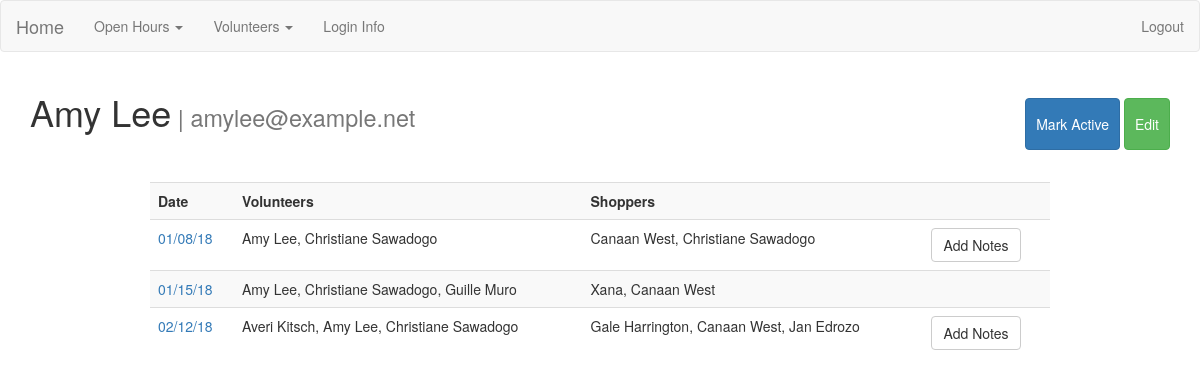
Page /volunteers/4 (signed in) on the earlier database version.
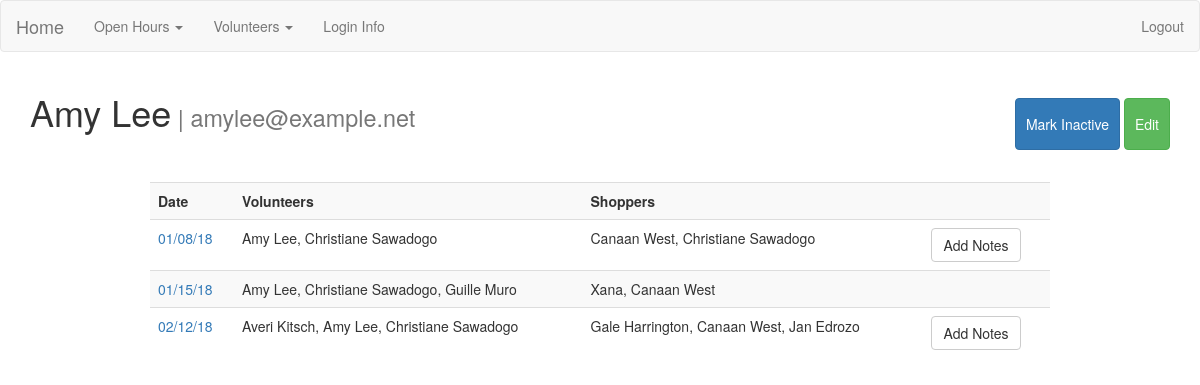
Same page on the later database version.
### app/volunteers/views.py (the view)
@volunteers_blueprint.route('/<string:id>')
@admin_logged_in
def show_volunteer(id):
    volunteer = Volunteer.query.get(id)
    openhours = volunteer.openhours
    return render_template('volunteer.html', volunteer=volunteer, openhours=openhours)

### app/login_helpers.py (called while the page is built)
def admin_logged_in(f):
    @wraps(f)
    def wrap(*args, **kwargs):
        if 'user' in session and session['user']=='admin':
            return f(*args, **kwargs)
        else:
            flash('You must have admin privileges to complete this action', 'danger')
            return redirect(url_for('index'))
    return wrap

### app/volunteers/templates/volunteer.html
{% extends 'layout.html' %}
{% block body %}
<div class="header-inline">
  <h1>{{ volunteer.name }}<small> | {{ volunteer.email }} </small></h1>
  <div>
    {% if volunteer.active == True %}
      <a class="btn btn-primary" href="{{url_for('volunteers.change_status', id=volunteer.id)}}">Mark Inactive</a>
    {% else %}
      <a class="btn btn-primary" href="{{url_for('volunteers.change_status', id=volunteer.id)}}">Mark Active</a>
    {% endif %}
    <a class="btn btn-success" href="{{url_for('volunteers.edit_volunteer', id=volunteer.id)}}">Edit</a>
  </div>
</div>
</div>
  <table class="table table-striped">
    <tr>
      <th>Date</th>
      <th>Volunteers</th>
      <th>Shoppers</th>
      <th></th>
    </tr>
    {% for openhour in openhours %}
      <tr>
        <td><a href="{{url_for('openhours.show_openhour', id=openhour.id)}}">{{ openhour.date.strftime('%m/%d/%y') }}</a></td>
        <td>
          {% for volunteer in openhour.volunteers %}
            <span> {{volunteer.name}}{{ "," if not loop.last }}</span>
          {% endfor %}
        </td>
        <td>
          {% for shopper in openhour.shoppers %}
            <span>{{shopper.name}}{{ "," if not loop.last }}</span>
          {% endfor %}
        </td>
        {% if not openhour.notes %}
          <td><a class="btn btn-default" href="{{ url_for('openhours.new_notes', id=openhour.id)}}">Add Notes</a></td>
        {% else %}
          <td></td>
        {% endif %}
    </tr>
  {% endfor %}
  </table>
{% endblock %}

Differences in the rows shown:
changed Volunteer "Amy Lee": active False → True (drawn)
Other differences:
text no longer shown: "Mark Active"
text now shown: "Mark Inactive"
